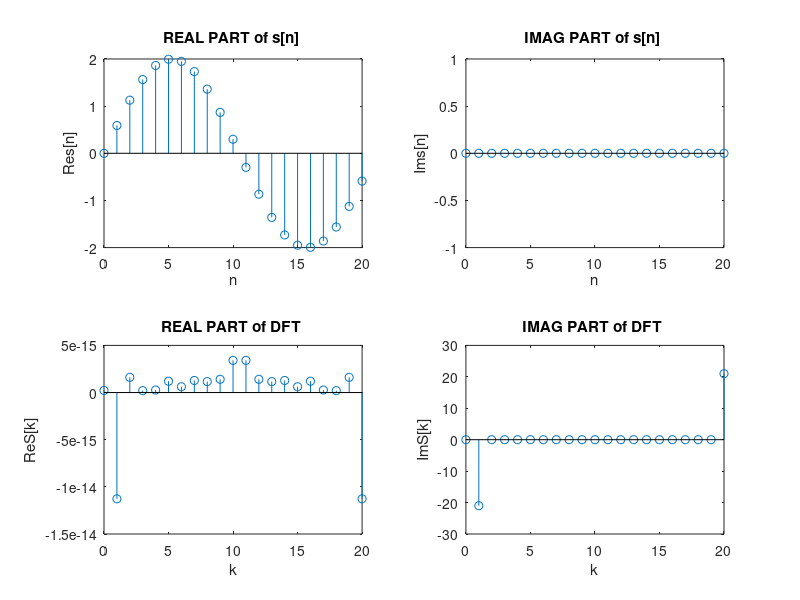

The MATLAB source for this figure:

A=2.0;
f_0=1/21;
nn=0:20;
fi=0;

s=A*sin(2*pi*f_0*nn + fi);

S=fft(s);

kk=nn;

subplot(221)
stem(nn,real(s))
title( 'REAL PART of s[n] ' ) , xlabel( 'n'), ylabel('Re{s[n]}')

subplot(222)
stem(nn,imag(s))
title( 'IMAG PART of s[n] ' ) , xlabel( 'n'), ylabel('Im{s[n]}')

subplot(223)
stem(kk,real(S))
title( 'REAL PART of DFT ' ) , xlabel( 'k'), ylabel('Re{S[k]}')

subplot(224)
stem(kk,imag(S))
title( 'IMAG PART of DFT ' ) , xlabel( 'k'), ylabel('Im{S[k]}')


